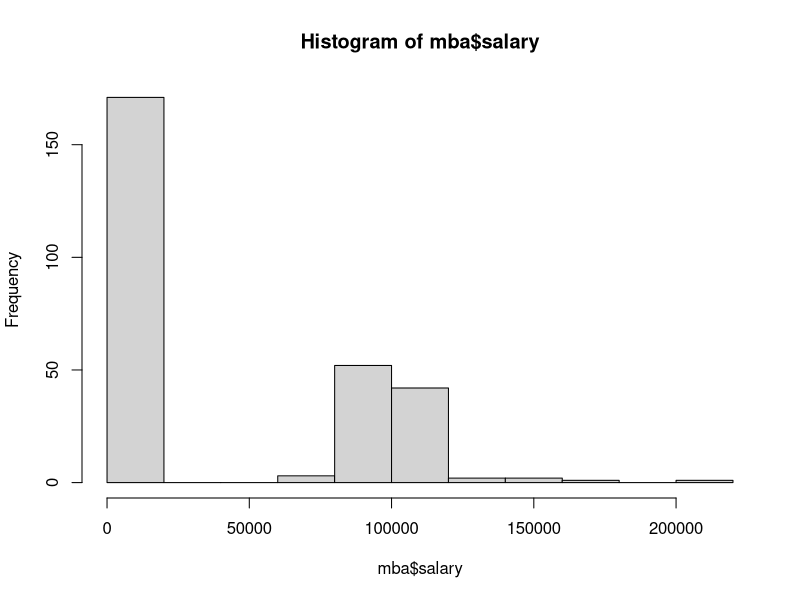
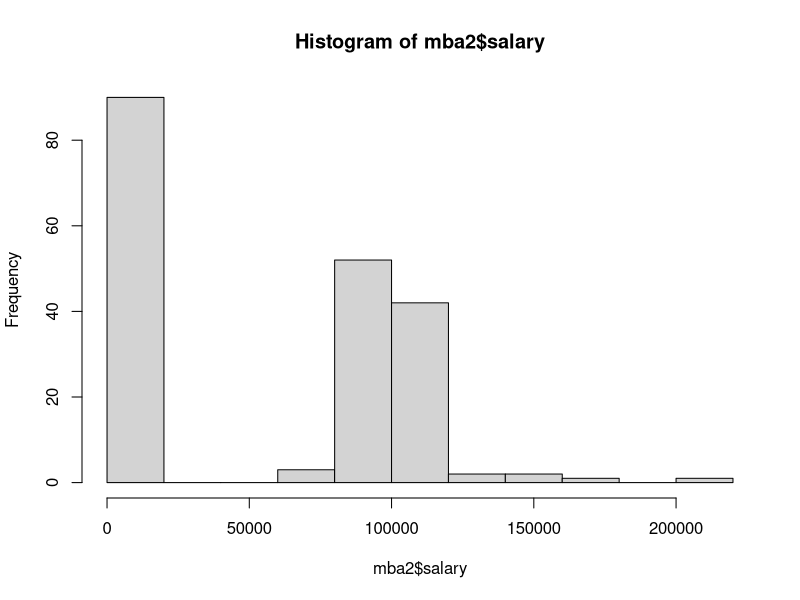
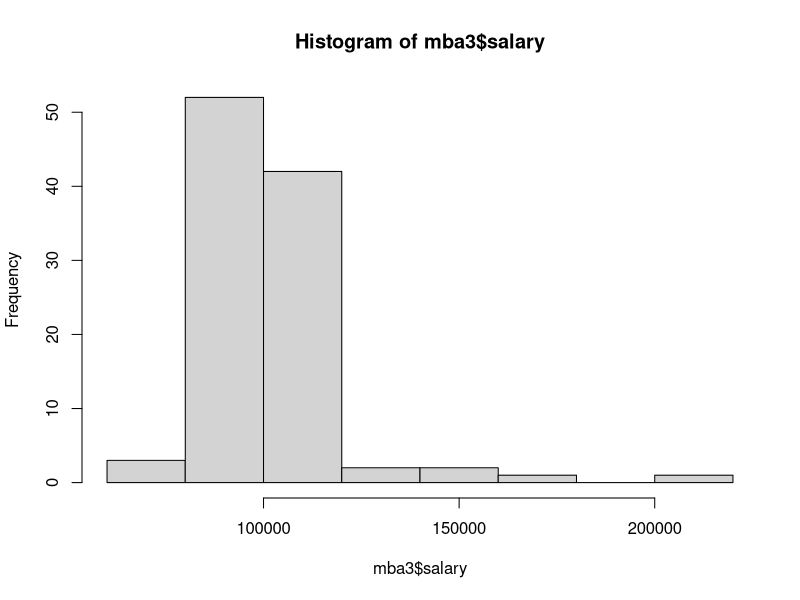
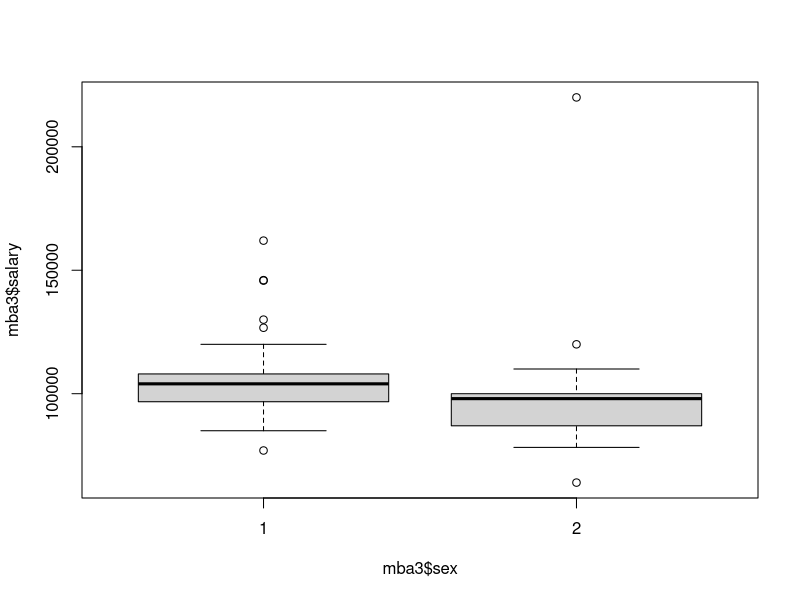
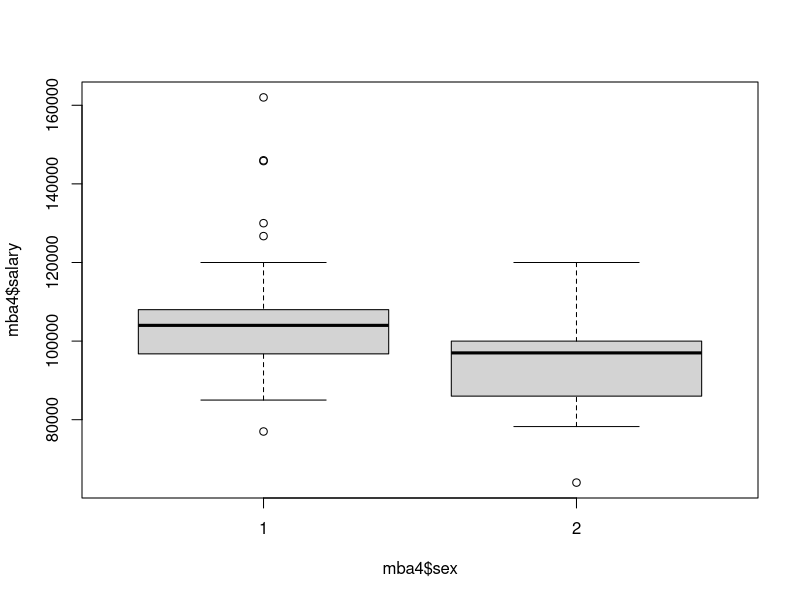
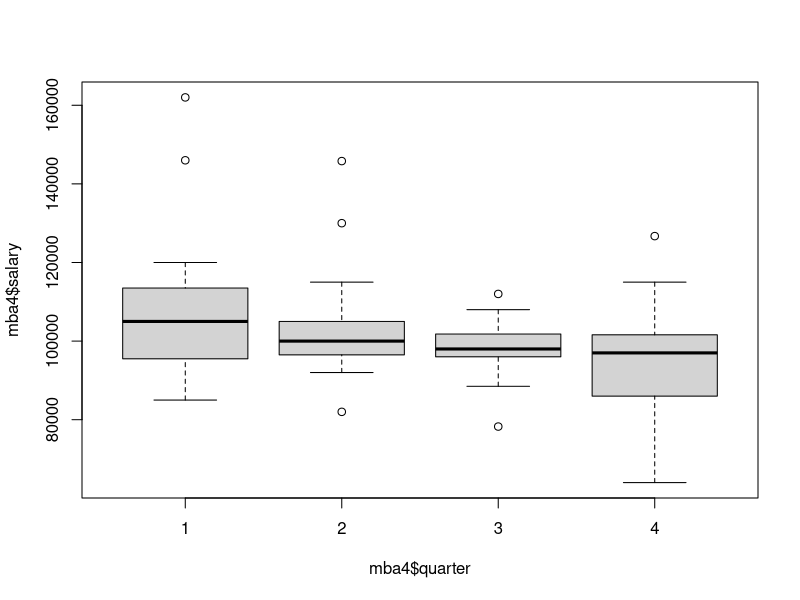

Reproduce these figures in R, in order.
## ---- chunk 1
library(dplyr)
## ---- chunk 2
mba <- read.csv("data/mba.csv", stringsAsFactors = FALSE)
names(mba)
## ---- chunk 3
mean(mba$salary)
## ---- chunk 4
median(mba$salary)
## ---- chunk 5
hist(mba$salary)
## ---- chunk 6
mba2 <- mba %>% filter(salary != 998 & salary != 999)
## ---- chunk 7
mean(mba2$salary)
median(mba2$salary)
hist(mba2$salary)
## ---- chunk 8
length(mba2$salary)
sum(mba2$salary == 0)
## ---- chunk 9
mba3 <- mba2 %>% filter(salary != 0)
## ---- chunk 10
mean(mba3$salary)
median(mba3$salary)
hist(mba3$salary)
## ---- chunk 11
boxplot(formula = mba3$salary ~ mba3$sex)
oneway.test(mba3, formula = salary ~ sex)
## ---- chunk 12
mba4 <- filter(mba3, salary != max(mba3$salary))
## ---- chunk 13
boxplot(formula = mba4$salary ~mba4$sex)
oneway.test(mba4, formula = salary ~ sex)
## ---- chunk 14
unique(mba4$frstlang)
sum(mba4$frstlang == 1)
sum(mba4$frstlang == 2)
## ---- chunk 15
boxplot(mba4$salary ~ mba4$quarter)
## ---- chunk 16
modelo1 <- lm(mba4, formula = salary ~ quarter)
summary(modelo1)
## ---- chunk 17
modelo2 <- lm(mba4, formula = salary ~ work_yrs)
summary(modelo2)
## ---- chunk 18
modelo3 <- lm(mba4, formula = salary ~ age)
summary(modelo3)
## ---- chunk 19
modelo4 <- lm(mba4, formula = salary ~ work_yrs + age)
summary(modelo4)
## ---- chunk 20
modelo5 <- lm(mba4, formula = salary ~ sex + work_yrs + quarter)
summary(modelo5)
## ---- chunk 21
modelo5 <- lm(mba4, formula = salary ~ sex + work_yrs + quarter + gmat_tot)
summary(modelo5)
## ---- chunk 22
sex <- 2
work_yrs <- 8
quarter <- 1
Salary <- 107057.65 - 9977.52 * sex + 932.41 * work_yrs - 3388.7 * quarter

Salary
